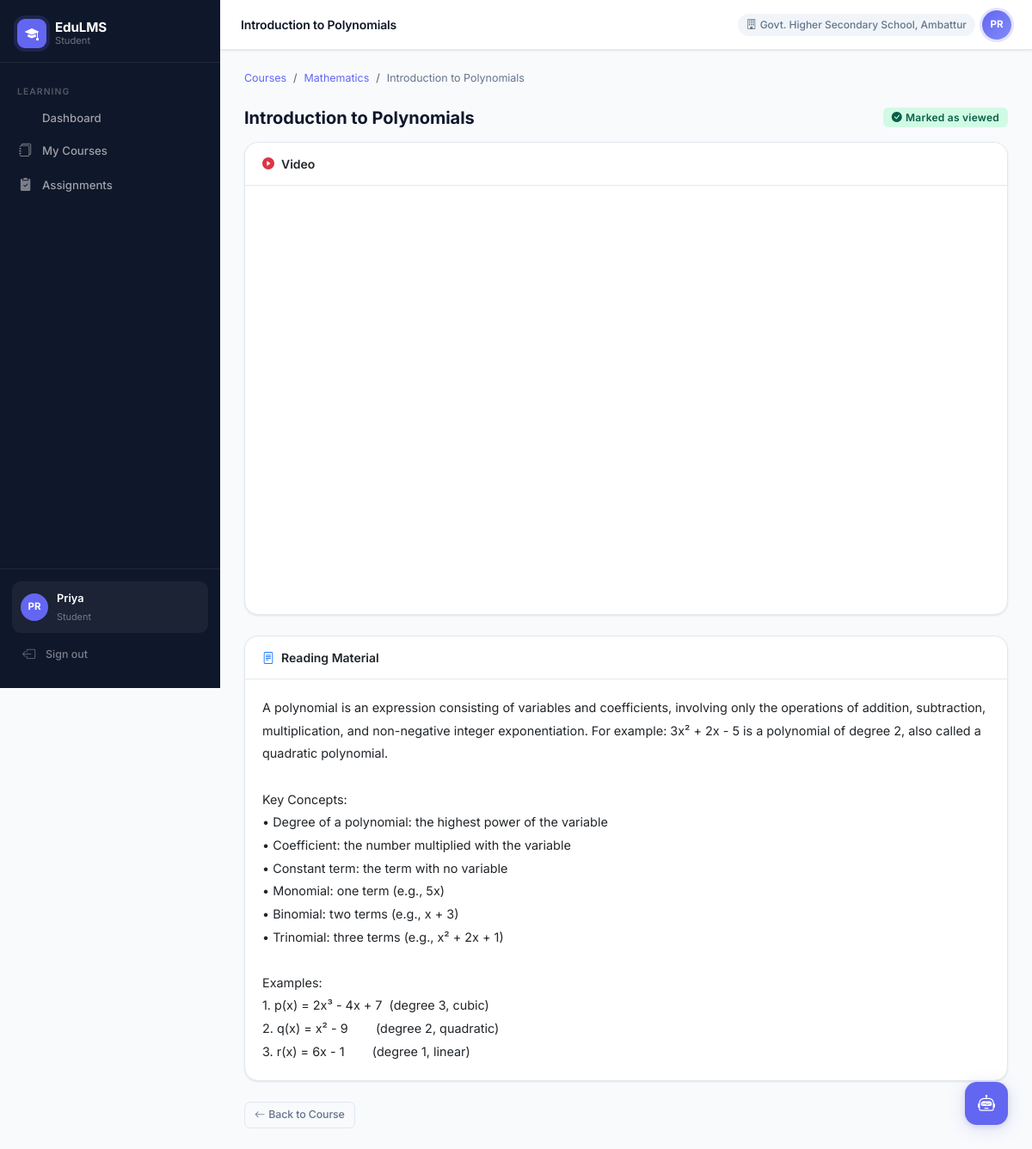
The page /student/courses/1/topics/1 (signed in) on the database its author committed.
### app/models/user.py (models this page shows, shortened)
class User(UserMixin, db.Model):
    __tablename__ = 'users'
    id = db.Column(db.Integer, primary_key=True)
    username = db.Column(db.String(80), unique=True, nullable=False)
    password_hash = db.Column(db.String(256), nullable=False)
    full_name = db.Column(db.String(120), nullable=False)
    email = db.Column(db.String(120))
    phone = db.Column(db.String(20))
    role = db.Column(db.String(30), nullable=False)  # super_admin, district_admin, block_admin, school_admin, teacher, student, parent
    district_id = db.Column(db.Integer, db.ForeignKey('districts.id'), nullable=True)
    block_id = db.Column(db.Integer, db.ForeignKey('blocks.id'), nullable=True)
    school_id = db.Column(db.Integer, db.ForeignKey('schools.id'), nullable=True)
    is_active = db.Column(db.Boolean, default=True)
    created_at = db.Column(db.DateTime, default=datetime.utcnow)
    district = db.relationship('District', foreign_keys=[district_id])
    block = db.relationship('Block', foreign_keys=[block_id])
    school = db.relationship('School', foreign_keys=[school_id])

### app/models/academic.py (models this page shows)
class Topic(db.Model):
    __tablename__ = 'topics'
    id = db.Column(db.Integer, primary_key=True)
    module_id = db.Column(db.Integer, db.ForeignKey('modules.id'), nullable=False)
    title = db.Column(db.String(200), nullable=False)
    content_text = db.Column(db.Text)
    file_path = db.Column(db.String(300))       # existing image field
    pdf_path = db.Column(db.String(300))         # NEW — uploaded PDF
    video_url = db.Column(db.String(500))        # NEW — YouTube / Drive embed URL
    order = db.Column(db.Integer, default=0)
    is_active = db.Column(db.Boolean, default=True)

class Subject(db.Model):
    __tablename__ = 'subjects'
    id = db.Column(db.Integer, primary_key=True)
    name = db.Column(db.String(100), nullable=False)
    class_id = db.Column(db.Integer, db.ForeignKey('classes.id'), nullable=False)
    school_id = db.Column(db.Integer, db.ForeignKey('schools.id'), nullable=False)
    block_id = db.Column(db.Integer, db.ForeignKey('blocks.id'), nullable=False)
    district_id = db.Column(db.Integer, db.ForeignKey('districts.id'), nullable=False)
    is_active = db.Column(db.Boolean, default=True)
    modules = db.relationship('Module', backref='subject', lazy=True, order_by='Module.order')

### app/models/hierarchy.py (models this page shows)
class School(db.Model):
    __tablename__ = 'schools'
    id = db.Column(db.Integer, primary_key=True)
    name = db.Column(db.String(120), nullable=False)
    block_id = db.Column(db.Integer, db.ForeignKey('blocks.id'), nullable=False)
    district_id = db.Column(db.Integer, db.ForeignKey('districts.id'), nullable=False)
    is_active = db.Column(db.Boolean, default=True)
    created_at = db.Column(db.DateTime, default=datetime.utcnow)

### app/routes/student.py (the view)
@student_bp.route('/courses/<int:subject_id>/topics/<int:topic_id>', methods=['GET', 'POST'])
@login_required
@require_role('student')
def topic_view(subject_id, topic_id):
    subject = Subject.query.get_or_404(subject_id)
    topic = Topic.query.get_or_404(topic_id)
    existing = TopicProgress.query.filter_by(student_id=current_user.id, topic_id=topic_id).first()
    if not existing:
        tp = TopicProgress(student_id=current_user.id, topic_id=topic_id)
        db.session.add(tp); db.session.commit()
    return render_template('student/topic_view.html', subject=subject, topic=topic)

### app/models/user.py (called while the page is built)
@login_manager.user_loader
def load_user(user_id):
    return User.query.get(int(user_id))

### app/services/rbac.py (called while the page is built)
def require_role(*roles):
    def decorator(f):
        @wraps(f)
        def decorated_function(*args, **kwargs):
            if not current_user.is_authenticated:
                return redirect(url_for('auth.login'))
            if current_user.role not in roles:
                abort(403)
            return f(*args, **kwargs)
        return decorated_function
    return decorator

### app/templates/student/topic_view.html (shortened to what this page needs)
{% extends "base.html" %}
{% block page_title %}{{ topic.title }}{% endblock %}
{% block content %}
<nav aria-label="breadcrumb" class="mb-4">
    <ol class="breadcrumb" style="font-size:.78rem;">
        <li class="breadcrumb-item"><a href="{{ url_for('student.courses') }}">Courses</a></li>
        <li class="breadcrumb-item"><a href="{{ url_for('student.course_detail', subject_id=subject.id) }}">{{ subject.name }}</a></li>
        <li class="breadcrumb-item active">{{ topic.title }}</li>
    </ol>
</nav>
<div class="d-flex justify-content-between align-items-center mb-3">
    <h5 class="fw-bold mb-0">{{ topic.title }}</h5>
    <span class="badge" style="background:#d1fae5;color:#065f46;font-size:.75rem;padding:5px 10px;">
        <i class="bi bi-check-circle-fill me-1"></i>Marked as viewed
    </span>
</div>
{% if topic.video_url %}
<div class="card mb-4">
    <div class="card-header d-flex align-items-center gap-2">
        <i class="bi bi-play-circle-fill text-danger"></i>
        <span class="fw-semibold" style="font-size:.875rem;">Video</span>
    </div>
    <div class="card-body p-0">
        {% set url = topic.video_url %}
        {% if 'youtube.com/watch' in url %}
            {% set vid_id = url.split('v=')[1].split('&')[0] %}
            <div style="position:relative;padding-bottom:56.25%;height:0;overflow:hidden;">
                <iframe src="https://www.youtube.com/embed/{{ vid_id }}" frameborder="0"
                    allow="accelerometer; autoplay; clipboard-write; encrypted-media; gyroscope; picture-in-picture"
                    allowfullscreen style="position:absolute;top:0;left:0;width:100%;height:100%;border-radius:0 0 16px 16px;"></iframe>
            </div>
        {% else %}
            <div class="p-3">
                <a href="{{ url }}" target="_blank" class="btn btn-outline-primary btn-sm">
                    <i class="bi bi-play-circle me-1"></i>Open Video
                </a>
            </div>
        {% endif %}
    </div>
</div>
{% endif %}
{% if topic.content_text %}
<div class="card mb-4">
    <div class="card-header d-flex align-items-center gap-2">
        <i class="bi bi-file-text text-primary"></i>
        <span class="fw-semibold" style="font-size:.875rem;">Reading Material</span>
    </div>
    <div class="card-body" style="line-height:1.85;font-size:.9rem;white-space:pre-wrap;">{{ topic.content_text }}</div>
</div>
{% endif %}
<div class="d-flex justify-content-between mt-2">
    <a href="{{ url_for('student.course_detail', subject_id=subject.id) }}" class="btn btn-outline-secondary btn-sm">
        <i class="bi bi-arrow-left me-1"></i>Back to Course
    </a>
</div>
<button class="fab" onclick="toggleChat()" title="Ask AI about this topic">
    <i class="bi bi-robot"></i>
</button>
{% endblock %}

### app/templates/base.html (shortened to what this page needs)
<!DOCTYPE html>
<html lang="en">
<head>
    <link href="https://cdn.jsdelivr.net/npm/bootstrap@5.3.2/dist/css/bootstrap.min.css" rel="stylesheet">
    <link href="https://cdn.jsdelivr.net/npm/bootstrap-icons@1.11.3/font/bootstrap-icons.css" rel="stylesheet">
</head>
<body>
{% if current_user.is_authenticated %}
<nav id="sidebar">
    <div class="sidebar-brand">
        <div class="sidebar-brand-icon"><i class="bi bi-mortarboard-fill"></i></div>
        <div class="sidebar-brand-text">
            <strong>EduLMS</strong>
            <span>{{ current_user.role.replace('_',' ').title() }}</span>
        </div>
    </div>
    <div class="sidebar-nav">
    {% if current_user.role in ['super_admin','district_admin','block_admin','school_admin'] %}
        <div class="nav-section">Administration</div>
        <a href="{{ url_for('admin.dashboard') }}" class="nav-link {% if request.endpoint == 'admin.dashboard' %}active{% endif %}">
            <i class="bi bi-squares"></i> Dashboard
        </a>
        {% if current_user.role == 'super_admin' %}
        <a href="{{ url_for('admin.districts') }}" class="nav-link {% if request.endpoint == 'admin.districts' %}active{% endif %}">
            <i class="bi bi-map"></i> Districts
        </a>
        <a href="{{ url_for('admin.blocks') }}" class="nav-link {% if request.endpoint == 'admin.blocks' %}active{% endif %}">
            <i class="bi bi-geo-alt"></i> Blocks
        </a>
        {% endif %}
        {% if current_user.role in ['super_admin','district_admin','block_admin'] %}
        <a href="{{ url_for('admin.schools') }}" class="nav-link {% if request.endpoint == 'admin.schools' %}active{% endif %}">
            <i class="bi bi-building-fill"></i> Schools
        </a>
        {% endif %}
        <a href="{{ url_for('admin.users') }}" class="nav-link {% if request.endpoint == 'admin.users' %}active{% endif %}">
            <i class="bi bi-people-fill"></i> Users
        </a>
        <a href="{{ url_for('admin.classes') }}" class="nav-link {% if request.endpoint == 'admin.classes' %}active{% endif %}">
            <i class="bi bi-collection-fill"></i> Classes
        </a>
        <a href="{{ url_for('admin.subjects') }}" class="nav-link {% if request.endpoint == 'admin.subjects' %}active{% endif %}">
            <i class="bi bi-book-fill"></i> Subjects
        </a>
    {% elif current_user.role == 'student' %}
        <div class="nav-section">Learning</div>
        <a href="{{ url_for('student.dashboard') }}" class="nav-link {% if request.endpoint == 'student.dashboard' %}active{% endif %}">
             Dashboard
        </a>
        <a href="{{ url_for('student.courses') }}" class="nav-link {% if request.endpoint and 'course' in request.endpoint %}active{% endif %}">
            <i class="bi bi-journals"></i> My Courses
        </a>
        <a href="{{ url_for('student.assignments') }}" class="nav-link {% if request.endpoint and 'assignment' in request.endpoint %}active{% endif %}">
            <i class="bi bi-clipboard2-check-fill"></i> Assignments
        </a>
    {% endif %}
    </div>
    <div class="sidebar-footer">
        <div class="sidebar-user">
            <div class="sidebar-avatar">{{ current_user.full_name[:2].upper() }}</div>
            <div class="sidebar-user-info">
                <strong>{{ current_user.full_name.split()[0] }}</strong>
                <span>{{ current_user.role.replace('_',' ').title() }}</span>
            </div>
        </div>
        <a href="{{ url_for('auth.logout') }}" class="nav-link" style="color:rgba(255,255,255,.45);font-size:.78rem;">
            <i class="bi bi-box-arrow-left"></i> Sign out
        </a>
    </div>
</nav>
<div id="main">
    <div id="topbar">
        <div class="d-flex align-items-center gap-3">
            <span class="topbar-title">{% block page_title %}{% endblock %}</span>
        </div>
        <div class="d-flex align-items-center gap-2">
            {% if current_user.school %}
            <span class="topbar-school d-none d-md-block">
                <i class="bi bi-building me-1"></i>{{ current_user.school.name }}
            </span>
            {% endif %}
            <div class="topbar-avatar">{{ current_user.full_name[:2].upper() }}</div>
        </div>
    </div>
    <div class="page-content">
        {% block content %}{% endblock %}
    </div>
</div>
{% else %}
{% block auth_content %}{% endblock %}
{% endif %}
</body>
</html>

### rows shown on the page
User: role.replace "Student", full_name "PR", full_name "Priya"
Topic: title "Introduction to Polynomials", content_text "A polynomial is an expression consisting of variables and coefficients, involving only the operations of addition, subtraction, multiplication, and non-negative integer exponentiation. For example: 3x² + 2x - 5 is a polynomial of degree 2, also called a quadratic polynomial. Key Concepts: • Degree of a polynomial: the highest power of the variable • Coefficient: the number multiplied with the variable • Constant term: the term with no variable • Monomial: one term (e.g., 5x) • Binomial: two terms (e.g., x + 3) • Trinomial: three terms (e.g., x² + 2x + 1) Examples: 1. p(x) = 2x³ - 4x + 7 (degree 3, cubic) 2. q(x) = x² - 9 (degree 2, quadratic) 3. r(x) = 6x - 1 (degree 1, linear)"
School: school.name "Govt. Higher Secondary School, Ambattur"
Subject: name "Mathematics"
